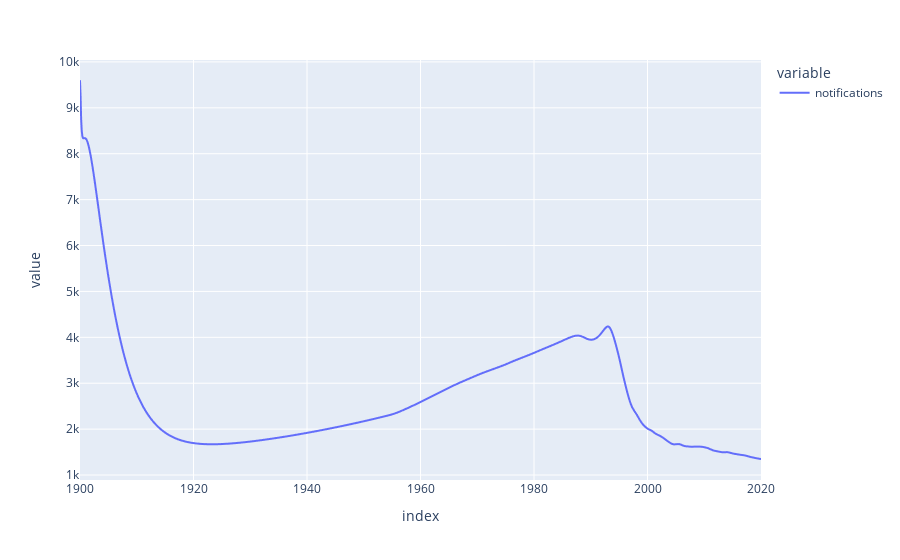

The notebook cell this image was saved under:
### Code cell
derived_df_0.notifications.plot()

### Figure 1 — Plotly figure (JSON) as saved in the notebook; plotly's stock layout.template omitted (floating-point values rounded to 4 significant figures; data arrays with more than 128 entries replaced by an {"elided": "..."} marker saying what was removed)
{"data": [{"hovertemplate": "variable=notifications<br>index=%{x}<br>value=%{y}<extra></extra>", "legendgroup": "notifications", "line": {"color": "#636efa", "dash": "solid"}, "marker": {"symbol": "circle"}, "mode": "lines", "name": "notifications", "showlegend": true, "type": "scattergl", "x": {"elided": "1201 float values"}, "xaxis": "x", "y": {"elided": "1201 float values"}, "yaxis": "y"}], "layout": {"legend": {"title": {"text": "variable"}, "tracegroupgap": 0}, "margin": {"t": 60}, "xaxis": {"anchor": "y", "domain": [0, 1], "title": {"text": "index"}}, "yaxis": {"anchor": "x", "domain": [0, 1], "title": {"text": "value"}}}}
